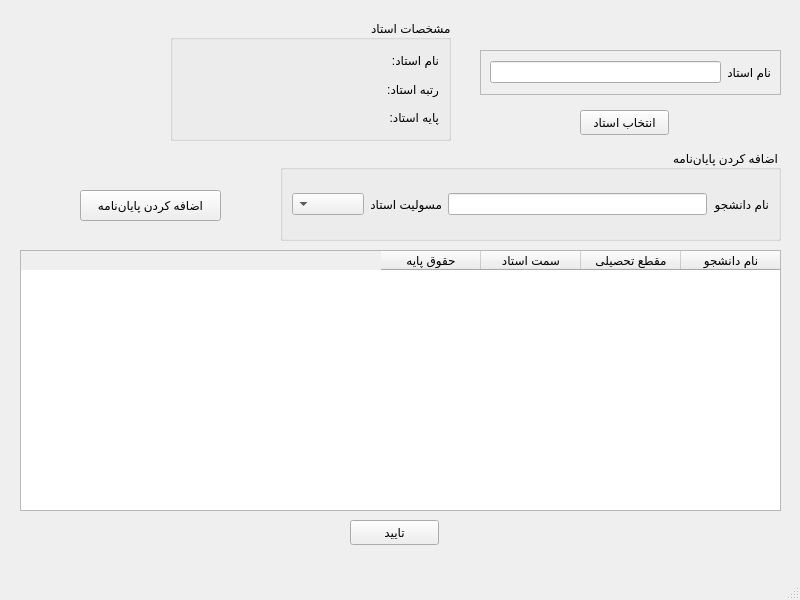
<?xml version="1.0" encoding="UTF-8"?>
<ui version="4.0">
 <class>mainWindow</class>
 <widget class="QMainWindow" name="mainWindow">
  <property name="geometry">
   <rect>
    <x>0</x>
    <y>0</y>
    <width>800</width>
    <height>600</height>
   </rect>
  </property>
  <property name="windowTitle">
   <string>MainWindow</string>
  </property>
  <widget class="QWidget" name="centralwidget">
   <widget class="QLabel" name="logo">
    <property name="geometry">
     <rect>
      <x>10</x>
      <y>10</y>
      <width>151</width>
      <height>131</height>
     </rect>
    </property>
    <property name="text">
     <string/>
    </property>
    <property name="pixmap">
     <pixmap resource="../resources/logo.qrc">:/uni-logo/logo.png</pixmap>
    </property>
    <property name="scaledContents">
     <bool>true</bool>
    </property>
   </widget>
   <widget class="QFrame" name="profSelectionFrame">
    <property name="geometry">
     <rect>
      <x>480</x>
      <y>50</y>
      <width>301</width>
      <height>45</height>
     </rect>
    </property>
    <property name="frameShape">
     <enum>QFrame::StyledPanel</enum>
    </property>
    <property name="frameShadow">
     <enum>QFrame::Raised</enum>
    </property>
    <layout class="QGridLayout" name="gridLayout">
     <item row="0" column="0">
      <widget class="QLineEdit" name="profPrimaryKey"/>
     </item>
     <item row="0" column="1">
      <widget class="QLabel" name="profSelectionLabel">
       <property name="text">
        <string>نام استاد</string>
       </property>
      </widget>
     </item>
    </layout>
   </widget>
   <widget class="QPushButton" name="profSelectionConfirmBtn">
    <property name="geometry">
     <rect>
      <x>580</x>
      <y>110</y>
      <width>89</width>
      <height>25</height>
     </rect>
    </property>
    <property name="text">
     <string>انتخاب استاد</string>
    </property>
   </widget>
   <widget class="QGroupBox" name="profDetailsBox">
    <property name="geometry">
     <rect>
      <x>170</x>
      <y>20</y>
      <width>281</width>
      <height>121</height>
     </rect>
    </property>
    <property name="layoutDirection">
     <enum>Qt::RightToLeft</enum>
    </property>
    <property name="title">
     <string>مشخصات استاد</string>
    </property>
    <layout class="QGridLayout" name="gridLayout_2">
     <item row="0" column="0">
      <widget class="QLabel" name="profNameLabel">
       <property name="text">
        <string>نام استاد:</string>
       </property>
      </widget>
     </item>
     <item row="0" column="1">
      <widget class="QLabel" name="profName">
       <property name="text">
        <string/>
       </property>
      </widget>
     </item>
     <item row="1" column="0">
      <widget class="QLabel" name="profGradeLabel">
       <property name="text">
        <string>رتبه استاد:</string>
       </property>
      </widget>
     </item>
     <item row="1" column="1">
      <widget class="QLabel" name="profGrade">
       <property name="text">
        <string/>
       </property>
      </widget>
     </item>
     <item row="2" column="0">
      <widget class="QLabel" name="profBaseLabel">
       <property name="text">
        <string>پایه استاد:</string>
       </property>
      </widget>
     </item>
     <item row="2" column="1">
      <widget class="QLabel" name="profBase">
       <property name="text">
        <string/>
       </property>
      </widget>
     </item>
    </layout>
   </widget>
   <widget class="QGroupBox" name="thesisInsertionBox">
    <property name="geometry">
     <rect>
      <x>280</x>
      <y>150</y>
      <width>501</width>
      <height>91</height>
     </rect>
    </property>
    <property name="layoutDirection">
     <enum>Qt::RightToLeft</enum>
    </property>
    <property name="title">
     <string>اضافه کردن پایان‌نامه</string>
    </property>
    <layout class="QGridLayout" name="gridLayout_3">
     <item row="0" column="2">
      <widget class="QLabel" name="profPositionLabel">
       <property name="text">
        <string>مسولیت استاد</string>
       </property>
      </widget>
     </item>
     <item row="0" column="0">
      <widget class="QLabel" name="studentNameLabel">
       <property name="text">
        <string>نام دانشجو</string>
       </property>
      </widget>
     </item>
     <item row="0" column="1">
      <widget class="QLineEdit" name="studentName"/>
     </item>
     <item row="0" column="3">
      <widget class="QComboBox" name="profPosition"/>
     </item>
    </layout>
   </widget>
   <widget class="QPushButton" name="addThesisBtn">
    <property name="geometry">
     <rect>
      <x>80</x>
      <y>190</y>
      <width>141</width>
      <height>31</height>
     </rect>
    </property>
    <property name="text">
     <string>اضافه کردن پایان‌نامه</string>
    </property>
   </widget>
   <widget class="QPushButton" name="confirmThesesBtn">
    <property name="geometry">
     <rect>
      <x>350</x>
      <y>520</y>
      <width>89</width>
      <height>25</height>
     </rect>
    </property>
    <property name="text">
     <string>تایید</string>
    </property>
   </widget>
   <widget class="QTableWidget" name="outputTable">
    <property name="geometry">
     <rect>
      <x>20</x>
      <y>250</y>
      <width>761</width>
      <height>261</height>
     </rect>
    </property>
    <property name="layoutDirection">
     <enum>Qt::RightToLeft</enum>
    </property>
    <column>
     <property name="text">
      <string>نام دانشجو</string>
     </property>
    </column>
    <column>
     <property name="text">
      <string>مقطع تحصیلی</string>
     </property>
    </column>
    <column>
     <property name="text">
      <string>سمت استاد</string>
     </property>
    </column>
    <column>
     <property name="text">
      <string>حقوق پایه</string>
     </property>
    </column>
   </widget>
  </widget>
  <widget class="QMenuBar" name="menubar">
   <property name="geometry">
    <rect>
     <x>0</x>
     <y>0</y>
     <width>800</width>
     <height>22</height>
    </rect>
   </property>
  </widget>
  <widget class="QStatusBar" name="statusbar"/>
 </widget>
 <resources>
  <include location="../resources/logo.qrc"/>
  <include location="../resources/logo.qrc"/>
 </resources>
 <connections/>
</ui>
